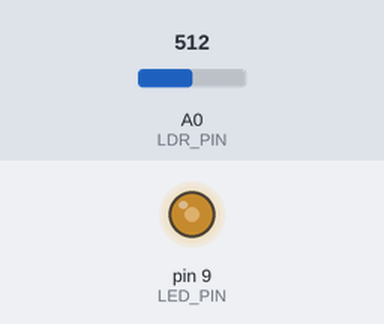
Bench run of a sketch on a simulated Arduino Uno, built with avr-gcc and run on an emulated ATmega328P. Shown: output pins drawn as LEDs (lit = HIGH). The test bench sets the inputs (shaded band); at power-on: A0 (LDR_PIN) = 512. What the sketch prints to the serial monitor is not drawn.

Above: at 1.2 s.
1.3 s: A0 (LDR_PIN) set to 306
At 2.3 s:
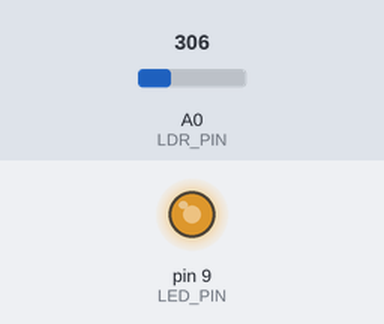
2.9 s: A0 (LDR_PIN) set to 122
At 3.8 s:
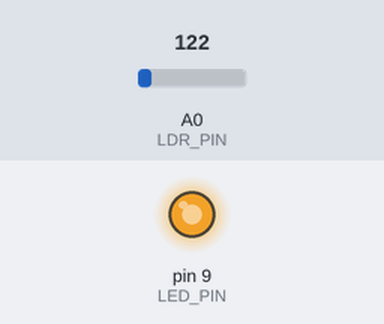
4.5 s: A0 (LDR_PIN) set to 900
At 5.2 s:
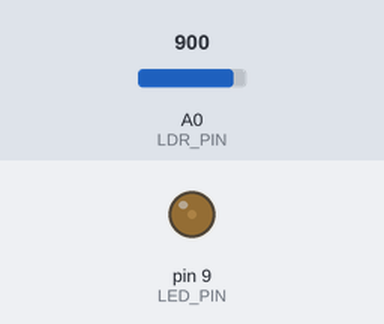
6.1 s: A0 (LDR_PIN) set to 1023
At 6.6 s:
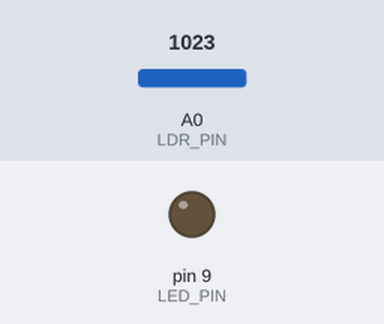
7.7 s: A0 (LDR_PIN) set to 511
At 9.2 s:
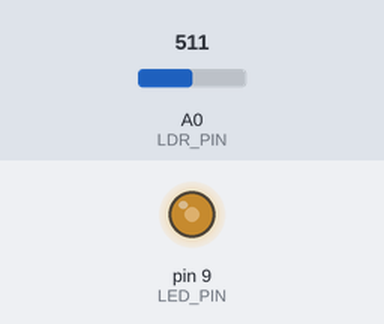
Timing chart, 0 to 10.3 s (numbered marks = the images above; inputs shaded):
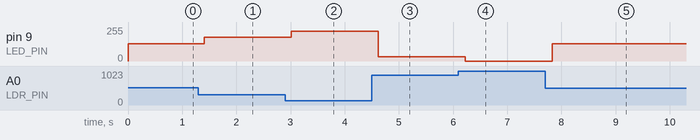

Measured:
- after the input at 1.3 s, pin 9 (LED_PIN): 128/255 → 179/255 after 0.11 s
- after the input at 2.9 s, pin 9 (LED_PIN): 179/255 → 225/255 after 0.11 s
- after the input at 4.5 s, pin 9 (LED_PIN): 225/255 → 31/255 after 0.12 s
- after the input at 6.1 s, pin 9 (LED_PIN): 31/255 → 0/255 after 0.12 s
- after the input at 7.7 s, pin 9 (LED_PIN): 0/255 → 128/255 after 0.13 s

The sketch:

01_____.ino
```cpp
/*
 * 案例 1：智能夜灯
 * 功能：环境越暗，LED 越亮；环境亮时 LED 熄灭
 * 接线：光敏电阻一脚接 5V，另一脚接 A0，同时通过 10k 电阻接 GND（分压）
 *       LED 长脚（正极）经 220Ω 电阻接 D9，短脚接 GND
 * 板子：Arduino Uno
 */
const int LDR_PIN = A0;   // 光敏电阻
const int LED_PIN = 9;    // LED（PWM 引脚）

void setup() {
  pinMode(LED_PIN, OUTPUT);
  Serial.begin(9600);
}

void loop() {
  int light = analogRead(LDR_PIN);          // 0（暗）~ 1023（亮）
  int brightness = map(light, 0, 1023, 255, 0);  // 越暗越亮
  brightness = constrain(brightness, 0, 255);
  analogWrite(LED_PIN, brightness);

  Serial.print("光照值: ");
  Serial.print(light);
  Serial.print("  -> 亮度: ");
  Serial.println(brightness);
  delay(200);
}
```
